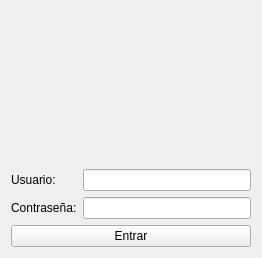
<?xml version="1.0" encoding="UTF-8"?>
<ui version="4.0">
 <class>Form</class>
 <widget class="QWidget" name="Form">
  <property name="geometry">
   <rect>
    <x>0</x>
    <y>0</y>
    <width>262</width>
    <height>258</height>
   </rect>
  </property>
  <property name="windowTitle">
   <string>Form</string>
  </property>
  <layout class="QGridLayout" name="gridLayout">
   <item row="0" column="0">
    <layout class="QVBoxLayout" name="verticalLayout_3">
     <item>
      <widget class="QLabel" name="label_3">
       <property name="text">
        <string/>
       </property>
       <property name="pixmap">
        <pixmap>../../../../../media/mayela/TC-custom/inventario-desarrollo/imagenes/contact.png</pixmap>
       </property>
       <property name="alignment">
        <set>Qt::AlignCenter</set>
       </property>
      </widget>
     </item>
     <item>
      <layout class="QHBoxLayout" name="horizontalLayout">
       <item>
        <layout class="QVBoxLayout" name="verticalLayout_2">
         <item>
          <widget class="QLabel" name="label">
           <property name="text">
            <string>Usuario:</string>
           </property>
          </widget>
         </item>
         <item>
          <widget class="QLabel" name="label_2">
           <property name="text">
            <string>Contraseña:</string>
           </property>
          </widget>
         </item>
        </layout>
       </item>
       <item>
        <layout class="QVBoxLayout" name="verticalLayout">
         <item>
          <widget class="QLineEdit" name="lineEdit"/>
         </item>
         <item>
          <widget class="QLineEdit" name="lineEdit_2"/>
         </item>
        </layout>
       </item>
      </layout>
     </item>
     <item>
      <widget class="QPushButton" name="pushButton">
       <property name="text">
        <string>Entrar</string>
       </property>
      </widget>
     </item>
    </layout>
   </item>
  </layout>
 </widget>
 <resources/>
 <connections/>
</ui>
